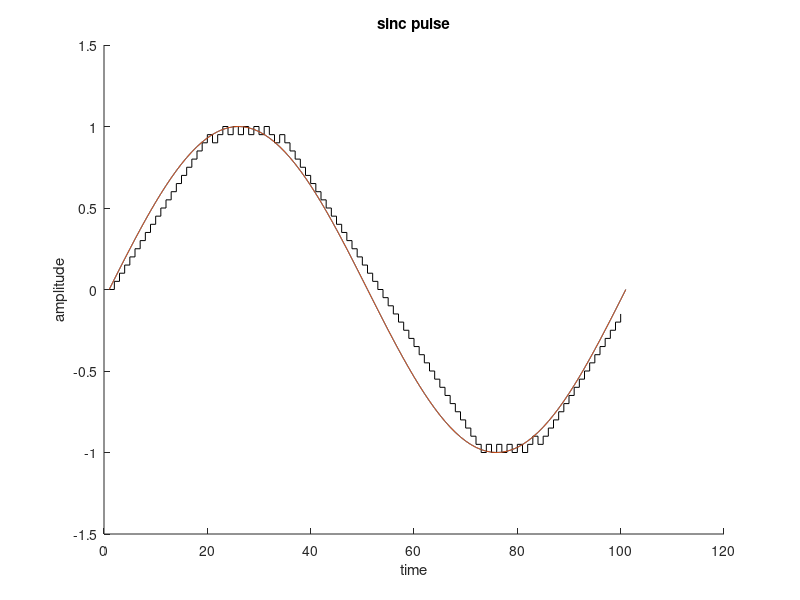

MATLAB code for this plot:
t = 0:0.01:1;
x = sin(2*pi*t);

hold on
    plot(x);
    title('sinc pulse');
    xlabel('time');
    ylabel('amplitude');
    delta = 0.05;
    xn = zeros(1,100);
    for i = 1:99
        if x(i) >= xn(i)
            xn(i+1) = xn(i) + delta;
        else
            xn(i+1) = xn(i) - delta;
        end
    end
    stairs(xn,'black');
    plot(x)
hold off

y =zeros(1,100)
for j = 1:99
    if x(i) >=xn(i);
        y(i)=1
    else
        y(i)=0
    end
end
